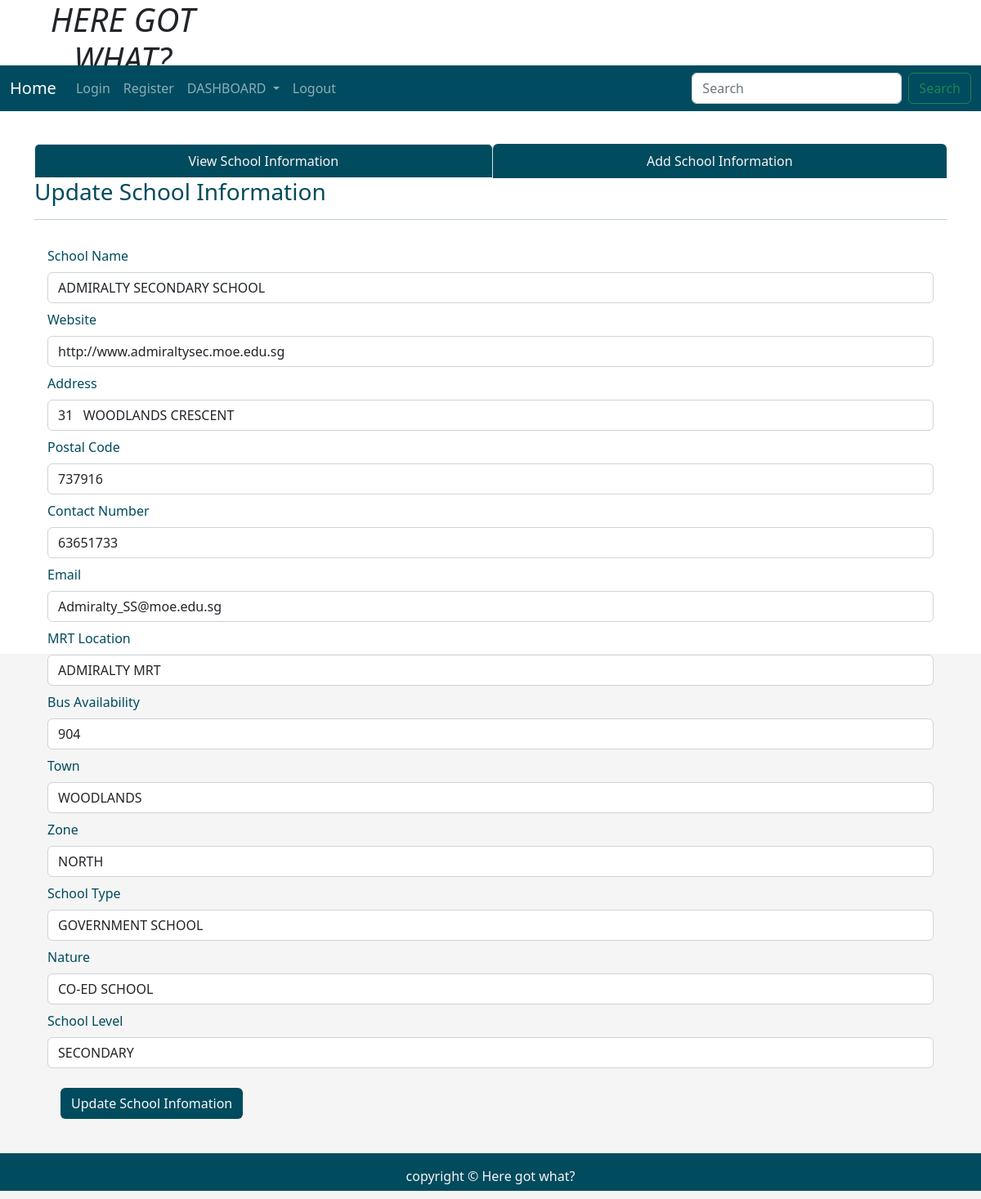
The app's page /fetchoneschool/ADMIRALTY SECONDARY SCHOOL with its own data.
### tables this page shows
CREATE TABLE "school" (
	"name"	TEXT,
	"url_address"	TEXT,
	"address"	TEXT,
	"postal"	TEXT,
	"phone"	TEXT,
	"email"	TEXT,
	"mrt"	TEXT,
	"bus"	TEXT,
	"town"	TEXT,
	"zone"	TEXT,
	"type"	TEXT,
	"nature"	TEXT,
	"mainlvl"	TEXT,
	PRIMARY KEY("name")
);

### application.py (the view)
@application.route('/fetchoneschool/<string:name>')
def fetchoneschool(name):
    user = get_active_user()
    db = get_database()
    school_cur = db.execute('SELECT * from school where name = ?', [name])
    single_school = school_cur.fetchone()
    return render_template('updateschoolinfo.html', user = user, single_school = single_school)

### application.py (called while the page is built)
@application.teardown_appcontext
def close_database(error):
    if hasattr(g, 'ICT2103Web_db'):
        g.ICT2103Web_db.close()

def get_active_user():
    user = None
    if 'user' in session:
        user = session['user']
        db = get_database()
        user_cur = db.execute('select * from users where name =?', [user])
        user = user_cur.fetchone()
    return user

### database.py (called while the page is built)
def connect_to_database():
    sql = sqlite3.connect('C:/ICT2103Web/ICT2103Web.db')
    sql.row_factory = sqlite3.Row
    return sql

def get_database():
    if not hasattr(g, 'ICT2103Web_db'):
        g.ICT2103Web_db = connect_to_database()
    return  g.ICT2103Web_db

### templates/updateschoolinfo.html (shortened to what this page needs)
<!DOCTYPE html>
<html lang="en">
<head>
    <link rel="stylesheet" href="https://cdnjs.cloudflare.com/ajax/libs/font-awesome/4.7.0/css/font-awesome.min.css">
    <link href="https://cdn.jsdelivr.net/npm/bootstrap@5.1.3/dist/css/bootstrap.min.css" rel="stylesheet"
>
    <link rel="stylesheet" href="{{ url_for('static', filename='home.css')}}" type="text/css">
    <link rel="stylesheet" href="https://cdnjs.cloudflare.com/ajax/libs/twitter-bootstrap/5.2.0/css/bootstrap.min.css">
    <link rel="stylesheet" href="https://cdn.datatables.net/1.12.1/css/dataTables.bootstrap5.min.css">
</head>
<body>
    <div class="parent">
        <div class="child child1">
            <h1 class="text-center"><i>HERE GOT WHAT?</i></h1>
        </div>
        <div class="child child3 dropdown">
            <nav class="navbar navbar-expand-lg navbar-dark" style="background-color: #004b5f;">
                <div class="container-fluid">
                    <a class="navbar-brand" href="{{url_for('index')}}">Home</a>
                    <div class="collapse navbar-collapse" id="navbarSupportedContent">
                        <ul class="navbar-nav me-auto mb-2 mb-lg-0">
                            <li class="nav-item">
                                <a class="nav-link" aria-current="page" href="{{url_for('userLogin')}}">Login</a>
                            </li>
                            <li class="nav-item">
                                <a class="nav-link" href="{{url_for('userRegister')}}">Register</a>
                            </li>
                            <li class="nav-item dropdown">
                                <a class="nav-link dropdown-toggle" href="#" id="navbarDropdown" role="button"
                                    data-bs-toggle="dropdown" aria-expanded="false">
                                    DASHBOARD
                                </a>
                            </li>
                            <li class="nav-item">
                                <a class="nav-link" href="#">Logout</a>
                            </li>
                        </ul>
                        <form class="d-flex">
                            <input class="form-control me-2" type="search" placeholder="Search" aria-label="Search">
                            <button class="btn btn-outline-success" type="submit">Search</button>
                        </form>
                    </div>
                </div>
            </nav>
        </div>
        <div class="child child5" style="color:rgb(0, 75, 93);">
        </div>
        <div class="child child6 container" style="color:rgb(0, 75, 93);">
            <ul class="nav nav-tabs nav-fill">
                <li class="nav-item">
                    <a class="nav-link active" aria-current="page" href="{{ url_for('schoolinfo')}}"
                        style=" background-color:rgb(0, 75, 93); color:whitesmoke;">View School Information</a>
                </li>
                <li class="nav-item">
                    <a class="nav-link" href="{{ url_for('addnewschool')}}"
                        style=" background-color:rgb(0, 75, 93); color:whitesmoke;">Add School
                        Information</a>
                </li>
            </ul>
            <div class="table-responsive-lg caption-top">
                <caption>
                    <h3>Update School Information</h3>
                </caption>
                <hr>
                {% if single_school %}
                <form class="p-3" action="/updateschoolinfo" method="POST">
                    <div class="mb-2">
                        <label for="name" class="form-label">School Name</label>
                        <input type="text" class="form-control" id="name" name="name" value="{{single_school['name']}}">
                    </div>
                    <div class="mb-2">
                        <label for="url_address" class="form-label">Website</label>
                        <input type="text" class="form-control" id="url_address" name="url_address"
                            value="{{single_school['url_address']}}">
                    </div>
                    <div class="mb-2">
                        <label for="address" class="form-label">Address</label>
                        <input type="text" class="form-control" id="address" name="address"
                            value="{{single_school['address']}}">
                    </div>
                    <div class="mb-2">
                        <label for="postal" class="form-label">Postal Code</label>
                        <input type="text" class="form-control" id="postal" name="postal"
                            value="{{single_school['postal']}}">
                    </div>
                    <div class="mb-2">
                        <label for="phone" class="form-label">Contact Number</label>
                        <input type="text" class="form-control" id="phone" name="phone"
                            value="{{single_school['phone']}}">
                    </div>
                    <div class="mb-2">
                        <label for="email" class="form-label">Email</label>
                        <input type="text" class="form-control" id="email" name="email"
                            value="{{single_school['email']}}">
                    </div>
                    <div class="mb-2">
                        <label for="mrt" class="form-label">MRT Location</label>
                        <input type="text" class="form-control" id="mrt" name="mrt" value="{{single_school['mrt']}}">
                    </div>
                    <div class="mb-2">
                        <label for="bus" class="form-label">Bus Availability</label>
                        <input type="text" class="form-control" id="bus" name="bus" value="{{single_school['bus']}}">
                    </div>
                    <div class="mb-2">
                        <label for="town" class="form-label">Town</label>
                        <input type="text" class="form-control" id="town" name="town" value="{{single_school['town']}}">
                    </div>
                    <div class="mb-2">
                        <label for="zone" class="form-label">Zone</label>
                        <input type="text" class="form-control" id="zone" name="zone" value="{{single_school['zone']}}">
                    </div>
                    <div class="mb-2">
                        <label for="type" class="form-label">School Type</label>
                        <input type="text" class="form-control" id="type" name="type" value="{{single_school['type']}}">
                    </div>
                    <div class="mb-2">
                        <label for="nature" class="form-label">Nature</label>
                        <input type="text" class="form-control" id="nature" name="nature"
                            value="{{single_school['nature']}}">
                    </div>
                    <div class="mb-2">
                        <label for="mainlvl" class="form-label">School Level</label>
                        <input type="text" class="form-control" id="mainlvl" name="mainlvl"
                            value="{{single_school['mainlvl']}}">
                    </div>
                    {% endif %}
                    <button type="submit" class="btn text-light m-3" style="background-color:rgb(0, 75, 93);">Update
                        School Infomation</button>
                </form>
            </div>
        </div>
        <div class="child child7" style="background-color:rgb(0, 75, 93); color:whitesmoke;">
            <p class="p-3 text-center">copyright &copy Here got what?</p>
        </div>
    </div>
</body>
</html>

### static/home.css (style rules this page uses)
html, body { height: 100%; background-color:whitesmoke; color:rgb(0, 75, 93); }
.parent { height: 100%; display: grid; grid-template-columns: repeat(4, 1fr); grid-template-rows: 10% 5% 7% auto 7%; }
.child { margin-bottom: 10px; }
.child1 { grid-column: 1/2; grid-row: 1/2; }
.child3 { grid-column: 1/-1; grid-row: 2/3; }
.child5 { grid-column: 4/5; grid-row: 3/4; text-align: center; }
.child6 { grid-column: 1/-1; grid-row: 4/5; }
.child7 { grid-column: 1/-1; grid-row: 5/6; }

### records on screen
school: name "ADMIRALTY SECONDARY SCHOOL", url_address "http://www.admiraltysec.moe.edu.sg", address "31 WOODLANDS CRESCENT", postal "737916", phone "63651733", email "Admiralty_SS@moe.edu.sg", mrt "ADMIRALTY MRT", bus "904", town "WOODLANDS", zone "NORTH", type "GOVERNMENT SCHOOL", nature "CO-ED SCHOOL", mainlvl "SECONDARY"
